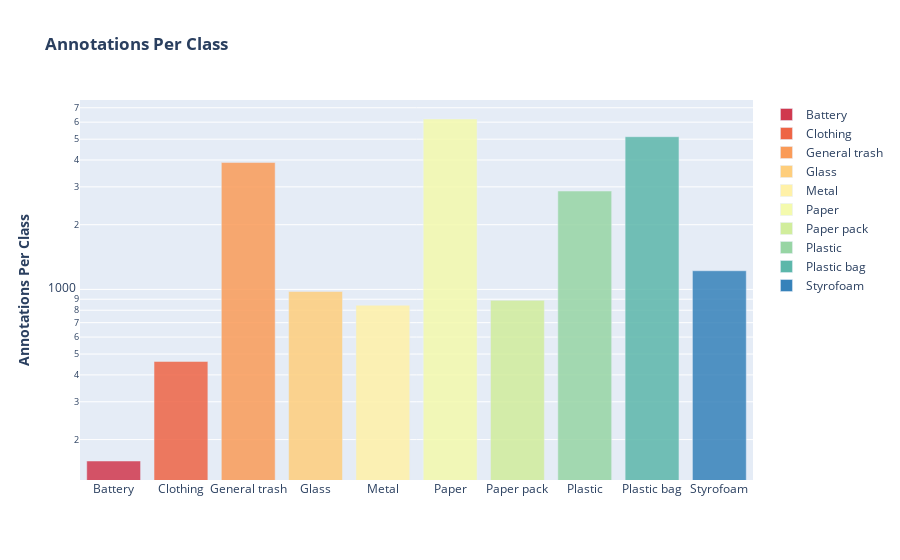

The notebook cell saved with this chart:
### Markdown cell above
Annotations Per Class

: 각 Class 당 몇 개의 Annotation, 즉 bbox가 있는지, 그 분포를 나타낸 결과입니다.

### Code cell
fig = px.bar(train_df.class_name.value_counts().sort_index(), 
             color=train_df.class_name.value_counts().sort_index().index, opacity=0.85,
             color_discrete_sequence=LABEL_COLORS, log_y=True,
             labels={"y":"Annotations Per Class", "x":""},
             title="<b>Annotations Per Class</b>",)
fig.update_layout(legend_title=None,
                  xaxis_title="",
                  yaxis_title="<b>Annotations Per Class</b>")

fig.show()

### Figure 1 — Plotly figure (JSON) as saved in the notebook; plotly's stock layout.template omitted (floating-point values rounded to 4 significant figures)
{"data": [{"alignmentgroup": "True", "hovertemplate": "color=Battery<br>index=%{x}<br>value=%{y}<extra></extra>", "legendgroup": "Battery", "marker": {"color": "rgb(208, 56, 78)", "opacity": 0.85, "pattern": {"shape": ""}}, "name": "Battery", "offsetgroup": "Battery", "orientation": "v", "showlegend": true, "textposition": "auto", "type": "bar", "x": ["Battery"], "xaxis": "x", "y": [159], "yaxis": "y"}, {"alignmentgroup": "True", "hovertemplate": "color=Clothing<br>index=%{x}<br>value=%{y}<extra></extra>", "legendgroup": "Clothing", "marker": {"color": "rgb(238, 100, 69)", "opacity": 0.85, "pattern": {"shape": ""}}, "name": "Clothing", "offsetgroup": "Clothing", "orientation": "v", "showlegend": true, "textposition": "auto", "type": "bar", "x": ["Clothing"], "xaxis": "x", "y": [462], "yaxis": "y"}, {"alignmentgroup": "True", "hovertemplate": "color=General trash<br>index=%{x}<br>value=%{y}<extra></extra>", "legendgroup": "General trash", "marker": {"color": "rgb(250, 155, 88)", "opacity": 0.85, "pattern": {"shape": ""}}, "name": "General trash", "offsetgroup": "General trash", "orientation": "v", "showlegend": true, "textposition": "auto", "type": "bar", "x": ["General trash"], "xaxis": "x", "y": [3892], "yaxis": "y"}, {"alignmentgroup": "True", "hovertemplate": "color=Glass<br>index=%{x}<br>value=%{y}<extra></extra>", "legendgroup": "Glass", "marker": {"color": "rgb(254, 206, 124)", "opacity": 0.85, "pattern": {"shape": ""}}, "name": "Glass", "offsetgroup": "Glass", "orientation": "v", "showlegend": true, "textposition": "auto", "type": "bar", "x": ["Glass"], "xaxis": "x", "y": [977], "yaxis": "y"}, {"alignmentgroup": "True", "hovertemplate": "color=Metal<br>index=%{x}<br>value=%{y}<extra></extra>", "legendgroup": "Metal", "marker": {"color": "rgb(255, 241, 168)", "opacity": 0.85, "pattern": {"shape": ""}}, "name": "Metal", "offsetgroup": "Metal", "orientation": "v", "showlegend": true, "textposition": "auto", "type": "bar", "x": ["Metal"], "xaxis": "x", "y": [844], "yaxis": "y"}, {"alignmentgroup": "True", "hovertemplate": "color=Paper<br>index=%{x}<br>value=%{y}<extra></extra>", "legendgroup": "Paper", "marker": {"color": "rgb(244, 250, 173)", "opacity": 0.85, "pattern": {"shape": ""}}, "name": "Paper", "offsetgroup": "Paper", "orientation": "v", "showlegend": true, "textposition": "auto", "type": "bar", "x": ["Paper"], "xaxis": "x", "y": [6207], "yaxis": "y"}, {"alignmentgroup": "True", "hovertemplate": "color=Paper pack<br>index=%{x}<br>value=%{y}<extra></extra>", "legendgroup": "Paper pack", "marker": {"color": "rgb(209, 237, 156)", "opacity": 0.85, "pattern": {"shape": ""}}, "name": "Paper pack", "offsetgroup": "Paper pack", "orientation": "v", "showlegend": true, "textposition": "auto", "type": "bar", "x": ["Paper pack"], "xaxis": "x", "y": [889], "yaxis": "y"}, {"alignmentgroup": "True", "hovertemplate": "color=Plastic<br>index=%{x}<br>value=%{y}<extra></extra>", "legendgroup": "Plastic", "marker": {"color": "rgb(151, 213, 164)", "opacity": 0.85, "pattern": {"shape": ""}}, "name": "Plastic", "offsetgroup": "Plastic", "orientation": "v", "showlegend": true, "textposition": "auto", "type": "bar", "x": ["Plastic"], "xaxis": "x", "y": [2869], "yaxis": "y"}, {"alignmentgroup": "True", "hovertemplate": "color=Plastic bag<br>index=%{x}<br>value=%{y}<extra></extra>", "legendgroup": "Plastic bag", "marker": {"color": "rgb(92, 183, 170)", "opacity": 0.85, "pattern": {"shape": ""}}, "name": "Plastic bag", "offsetgroup": "Plastic bag", "orientation": "v", "showlegend": true, "textposition": "auto", "type": "bar", "x": ["Plastic bag"], "xaxis": "x", "y": [5134], "yaxis": "y"}, {"alignmentgroup": "True", "hovertemplate": "color=Styrofoam<br>index=%{x}<br>value=%{y}<extra></extra>", "legendgroup": "Styrofoam", "marker": {"color": "rgb(54, 130, 186)", "opacity": 0.85, "pattern": {"shape": ""}}, "name": "Styrofoam", "offsetgroup": "Styrofoam", "orientation": "v", "showlegend": true, "textposition": "auto", "type": "bar", "x": ["Styrofoam"], "xaxis": "x", "y": [1221], "yaxis": "y"}], "layout": {"autosize": true, "barmode": "relative", "legend": {"title": {}, "tracegroupgap": 0}, "title": {"text": "<b>Annotations Per Class</b>"}, "xaxis": {"anchor": "y", "autorange": true, "domain": [0, 1], "range": [-0.5, 9.5], "title": {"text": ""}, "type": "category"}, "yaxis": {"anchor": "x", "autorange": true, "domain": [0, 1], "range": [2.113, 3.881], "title": {"text": "<b>Annotations Per Class</b>"}, "type": "log"}}}
